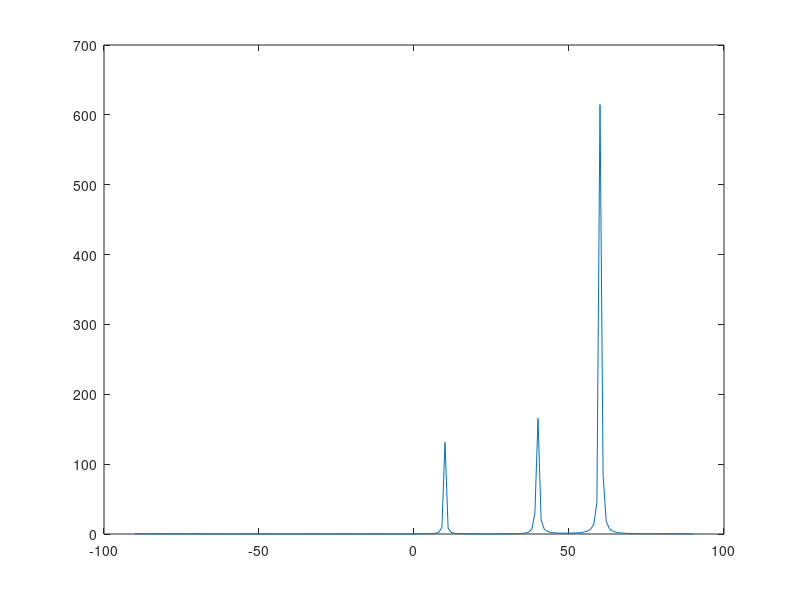

Here is the MATLAB script that generated this plot:
%-----------------------------------------------------------------------------------------------------
% MATLAB simulation of a basic MUSIC direction finding algorithm
% Mark Patten
% May 12, 2025
% 
% Generates 100 snapshots received by 8 antenna linear array spaced half a meter apart. 
% Simulation is of three transmitters 300 MHz,
%   spaced at 10, 40, and 60 degrees from broadside to the antenna array,
%   each received at 10 dB. 
% 
% The number of transmitters, as well as their azimuth location and power, can easily be   %   changed by modifying the definitions of the “txAngles” and “txSNRs” arrays.
% 
% The code takes the snapshots computed and calculates MUSIC spectrum,
%   showing peaks at 10, 40, and 60 degrees:
%----------------------------------------------------------------------------------------------------

%------------------------------------------
% set up initial simulation parameters
%------------------------------------------
numAnts = 8; % number of antennas
antSpacing = 0.5; % linear array of antennas 0.5 meters apart
frequency = 300e6; % 300 MHz
speedLight = 2.9979e8; % speed of light in meters/second
numSnaps = 100; % number of snapshots
txSNRs = [10 10 10]; % SNRs for three transmitters
txAngles = [10 40 60]; % angles of arrival in degrees for three transmitters
%----------------------------------------------
% generate simulated transmitted signals
%----------------------------------------------
numTxs = length(txAngles); % number of transmitters
wavelen = speedLight/frequency;
txSigs = []; % initialize transmitter signals array to blank
for txIdx = 1:numTxs % loop for each transmitter
   phase = 2*pi*rand([numSnaps 1]); % generate uniform random phase
   txSig = (cos(phase)+i*sin(phase)) ... % generate vector with constant modulus
      *10^(txSNRs(txIdx)/20); % multiply by signal magnitude
   txSigs =[txSigs txSig]; % add this transmitter signal to signals array
end
%---------------------------------------------------
% generate snapshot array of antenna signals
%---------------------------------------------------
antSnaps = []; % initialize snapshot array to blank
for antIdx = 1:numAnts % loop for each antenna
   % initialize snapshot vector with unity variance gaussian noise
   snaps = (sqrt(2)/2)*(randn(numSnaps,1)+i*randn(numSnaps,1));
   for txIdx = 1:numTxs % loop for each transmitter
      % compute phase shift for this transmitter's directon angle
      phaseShift = sind(txAngles(txIdx))*(antIdx-1)*antSpacing/wavelen;
      phaseRotator = cos(phaseShift*2*pi) + i*sin(phaseShift*2*pi);
      % add phase shifted transmitter signal to snaps vector for this antenna
      snaps = snaps + txSigs(:,txIdx)*phaseRotator;
   end
   antSnaps = [antSnaps snaps]; % insert snaps vector into antenna snaps array
end
%------------------------------------------------------
% compute MUSIC direction spectrum
%------------------------------------------------------
covariance=antSnaps'*antSnaps; % compute antenna snapshot covariance
[vx dx]=eig(covariance); % compute eigenvalues and eigenvectors
[eigValues,idx] = sort(diag(dx)); % Vector of sorted eigenvalues
eigVects = vx(:,idx); % Sort eigenvectors from eigenvalues
nsEigVects = eigVects(:,1:end-numTxs); % Noise Space eigenvectors
steeringAngles=-90:1:90;
musicSpec = zeros(size(steeringAngles));
for steeringAngleIdx = 1:length(steeringAngles)
   antPhaseDelays = [0:1:(numAnts-1)]' ...
   *sind(steeringAngles(steeringAngleIdx))*antSpacing/wavelen;
   antSteeringVect = cos(antPhaseDelays*2*pi)-i*sin(antPhaseDelays*2*pi);
   musicSpecVal = 1/(antSteeringVect'*nsEigVects*nsEigVects'*antSteeringVect);
   musicSpec(steeringAngleIdx) = musicSpecVal;
end
%---------------------------
% plot MUSIC spectrum
%---------------------------
plot(steeringAngles,abs(musicSpec))
